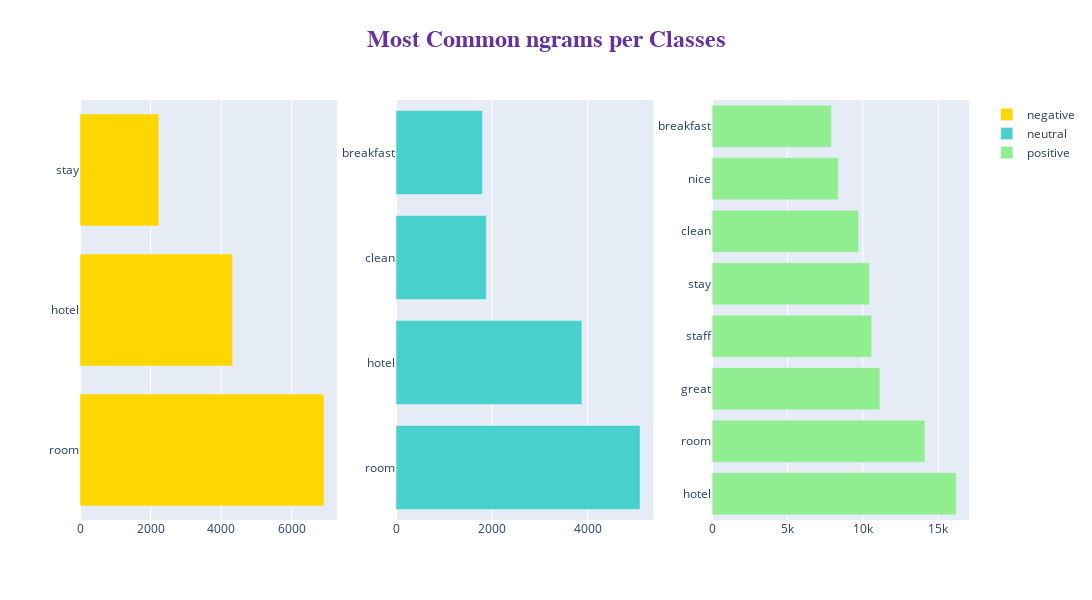

This figure's notebook cell:
### Code cell
fig = make_subplots(rows=1, cols=3)
title_ = ["negative", "neutral", "positive"]

for i in range(3):
    texts = df[df["label"] == i]['tokenized_review']

    new = texts.str.split()
    new = new.values.tolist()
    corpus = [word for i in new for word in i]
    counter = Counter(corpus)
    most = counter.most_common()
    x, y = [], []

    for word, count in most[:30]:
        if word not in stopWords_nltk:
            x.append(word)
            y.append(count)

    fig.add_trace(go.Bar(
                x=y,
                y=x,
                orientation='h', type="bar",
        name=title_[i], marker=dict(color=colors[i])), 1, i+1)
    
fig.update_layout(
    autosize=False,
    width=2000,
    height=600,title=dict(
        text='<b>Most Common ngrams per Classes</b>',
        x=0.5,
        y=0.95,
        font=dict(
        family="Courier New, monospace",
        size=24,
        color="RebeccaPurple"
        )
    ),)


fig.show()

### Figure 1 — Plotly figure (JSON) as saved in the notebook; plotly's stock layout.template omitted (floating-point values rounded to 4 significant figures)
{"data": [{"marker": {"color": "gold"}, "name": "negative", "orientation": "h", "type": "bar", "x": [6915, 4325, 2233], "xaxis": "x", "y": ["room", "hotel", "stay"], "yaxis": "y"}, {"marker": {"color": "mediumturquoise"}, "name": "neutral", "orientation": "h", "type": "bar", "x": [5095, 3880, 1885, 1802], "xaxis": "x2", "y": ["room", "hotel", "clean", "breakfast"], "yaxis": "y2"}, {"marker": {"color": "lightgreen"}, "name": "positive", "orientation": "h", "type": "bar", "x": [16179, 14108, 11121, 10571, 10426, 9718, 8367, 7907], "xaxis": "x3", "y": ["hotel", "room", "great", "staff", "stay", "clean", "nice", "breakfast"], "yaxis": "y3"}], "layout": {"autosize": false, "height": 600, "title": {"font": {"color": "RebeccaPurple", "family": "Courier New, monospace", "size": 24}, "text": "<b>Most Common ngrams per Classes</b>", "x": 0.5, "y": 0.95}, "width": 2000, "xaxis": {"anchor": "y", "domain": [0, 0.2889]}, "xaxis2": {"anchor": "y2", "domain": [0.3556, 0.6444]}, "xaxis3": {"anchor": "y3", "domain": [0.7111, 1]}, "yaxis": {"anchor": "x", "domain": [0, 1]}, "yaxis2": {"anchor": "x2", "domain": [0, 1]}, "yaxis3": {"anchor": "x3", "domain": [0, 1]}}}
